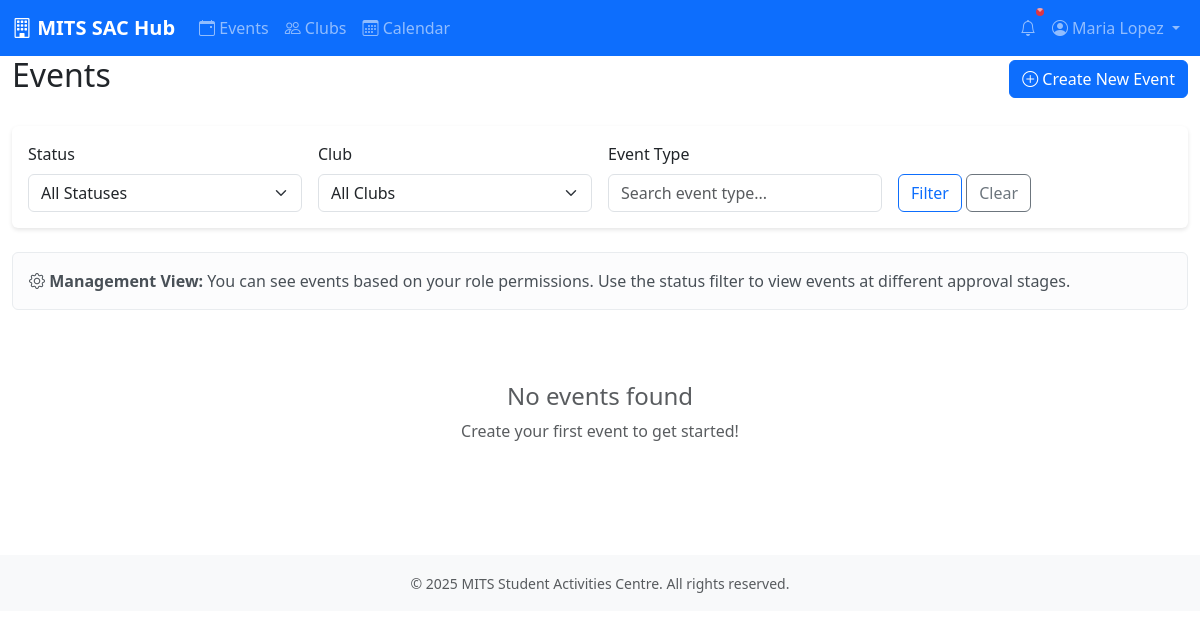
The app's page /events/ (signed in), older data.
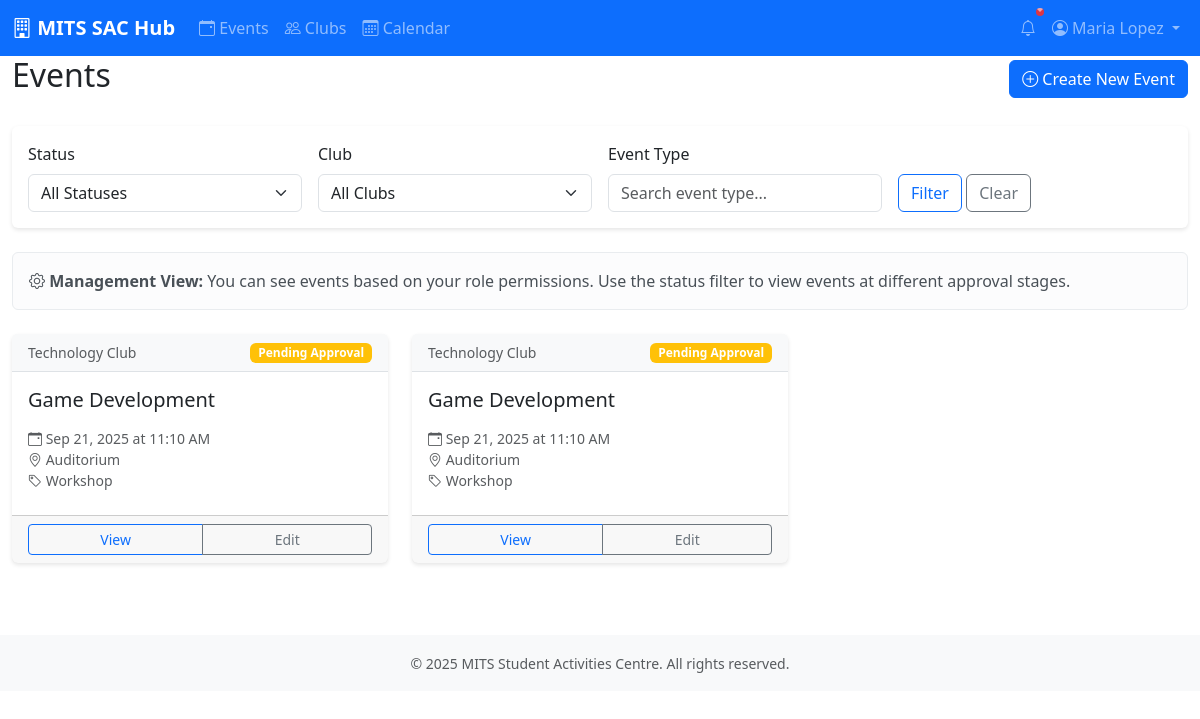
The same page, newer data.
### events/models.py (models this page shows, shortened)
class Event(models.Model):
	name = models.CharField(max_length=200)
	event_type = models.CharField(max_length=100)
	description = models.TextField(blank=True)
	date_time = models.DateTimeField()
	venue = models.CharField(max_length=200)
	resources = models.TextField(blank=True)
	club = models.ForeignKey(Club, on_delete=models.CASCADE, related_name='events')
	department = models.ForeignKey(Department, on_delete=models.SET_NULL, null=True, blank=True, related_name='events')
	organizers = models.ManyToManyField(User, related_name='organized_events')
	created_by = models.ForeignKey(User, on_delete=models.SET_NULL, null=True, blank=True, related_name='created_events', help_text='User who created this event')
	status = models.CharField(max_length=20, choices=EventStatus.choices, default=EventStatus.PENDING)
	approval_chain = models.JSONField(default=list, blank=True, help_text='List of approval steps and statuses')
	approval_notes = models.TextField(blank=True, help_text='Notes from administrators during approval process')
	created_at = models.DateTimeField(auto_now_add=True)
	updated_at = models.DateTimeField(auto_now=True)

### users/models.py (models this page shows, shortened)
class Club(models.Model):
	name = models.CharField(max_length=100, unique=True)
	description = models.TextField(blank=True)
	coordinators = models.ManyToManyField('User', blank=True, related_name='coordinated_clubs', help_text='Club Coordinators (Users)')
	advisor = models.ForeignKey('User', on_delete=models.SET_NULL, null=True, blank=True, related_name='advised_clubs', limit_choices_to={'roles': 'FACULTY'}, help_text='Club Advisor (Faculty)')

### events/frontend_views.py (the view)
# urls.py: path("events/", event_list, name="event_list"),
def event_list(request):
    events = Event.objects.all().select_related('club', 'department').prefetch_related('organizers')
    clubs = Club.objects.all()
    if request.user.is_authenticated:
        user_roles = request.user.roles or []
        if not any(role in user_roles for role in ['FACULTY', 'CLUB_ADVISOR', 'CLUB_COORDINATOR', 'ADMIN', 'SAC_COORDINATOR', 'PRESIDENT', 'SECRETARY', 'TREASURER', 'EVENT_ORGANIZER', 'STUDENT_VOLUNTEER']):
            events = events.filter(status='APPROVED')
        elif 'ADMIN' in user_roles or 'SAC_COORDINATOR' in user_roles:
            pass
        elif 'FACULTY' in user_roles or 'CLUB_ADVISOR' in user_roles:
            advised_clubs = request.user.advised_clubs.all()
            events = events.filter(
                Q(club__in=advised_clubs) | Q(status='APPROVED')
            )
        elif 'CLUB_COORDINATOR' in user_roles:
            coordinated_clubs = request.user.coordinated_clubs.all()
            events = events.filter(
                Q(club__in=coordinated_clubs) | Q(status='APPROVED')
            )
        else:
            events = events.filter(
                Q(status='APPROVED') | Q(organizers=request.user)
            )
    else:
        events = events.filter(status='APPROVED')
    status_filter = request.GET.get('status')
    club_filter = request.GET.get('club')
    event_type_filter = request.GET.get('event_type')
    if status_filter:
        events = events.filter(status=status_filter)
    if club_filter:
        events = events.filter(club_id=club_filter)
    if event_type_filter:
        events = events.filter(event_type__icontains=event_type_filter)
    events = events.order_by('date_time')
    paginator = Paginator(events, 12)
    page_number = request.GET.get('page')
    events = paginator.get_page(page_number)
    context = {
        'events': events,
        'clubs': clubs,
    }
    return render(request, 'events/event_list.html', context)

### sac_project/templatetags/custom_filters.py (called while the page is built)
@register.filter
def has_role(user, role_name):
    if not hasattr(user, 'roles') or not user.roles:
        return False
    return role_name in user.roles

### sac_project/templates/events/event_list.html (shortened to what the changed rows need)
{% extends 'base.html' %}
{% load custom_filters %}
{% block content %}
<div class="d-flex justify-content-between align-items-center mb-4">
    <h2>Events</h2>
</div>
<div class="row">
    {% for event in events %}
        <div class="col-md-6 col-lg-4 mb-4">
            <div class="card h-100">
                <div class="card-header d-flex justify-content-between align-items-center">
                    <small class="text-muted">{{ event.club.name }}</small>
                    <span class="badge
                        {% if event.status == 'APPROVED' %}bg-success
                        {% elif event.status == 'PENDING' %}bg-warning
                        {% elif event.status == 'REJECTED' %}bg-danger
                        {% elif event.status == 'COMPLETED' %}bg-info
                        {% else %}bg-secondary{% endif %}">
                        {{ event.get_status_display }}
                    </span>
                </div>
                <div class="card-body">
                    <h5 class="card-title">{{ event.name }}</h5>
                    <div class="small text-muted mb-2">
                        <i class="bi bi-calendar-event"></i> {{ event.date_time|date:"M d, Y" }} at {{ event.date_time|time:"g:i A" }}<br>
                        <i class="bi bi-geo-alt"></i> {{ event.venue }}<br>
                        <i class="bi bi-tag"></i> {{ event.event_type }}
                    </div>
                </div>
                <div class="card-footer">
                    <div class="btn-group w-100" role="group">
                        <a href="{% url 'event_detail' event.id %}" class="btn btn-outline-primary btn-sm">View</a>
                        {% if user.is_authenticated and event in user.organized_events.all or user in event.club.coordinators.all %}
                            <a href="{% url 'event_edit' event.id %}" class="btn btn-outline-secondary btn-sm">Edit</a>
                        {% endif %}
                    </div>
                </div>
            </div>
        </div>
    {% empty %}
        <div class="col-12">
            <div class="text-center py-5">
                <h4 class="text-muted">No events found</h4>
                <p class="text-muted">{% if user.is_authenticated %}Create your first event to get started!{% else %}Please log in to view events.{% endif %}</p>
            </div>
        </div>
    {% endfor %}
</div>
{% endblock %}

Row changes from the older to the newer data that the page shows:
added Event: club.name "Technology Club", status "Pending Approval", name "Game Development", date_time "Sep 21, 2025", date_time "11:10 AM", venue "Auditorium", event_type "Workshop", shows "Edit"
added Event: club.name "Technology Club", status "Pending Approval", name "Game Development", date_time "Sep 21, 2025", date_time "11:10 AM", venue "Auditorium", event_type "Workshop", shows "Edit"
Text that changed along with them:
text no longer shown: "No events found Create your first event to get started!"
